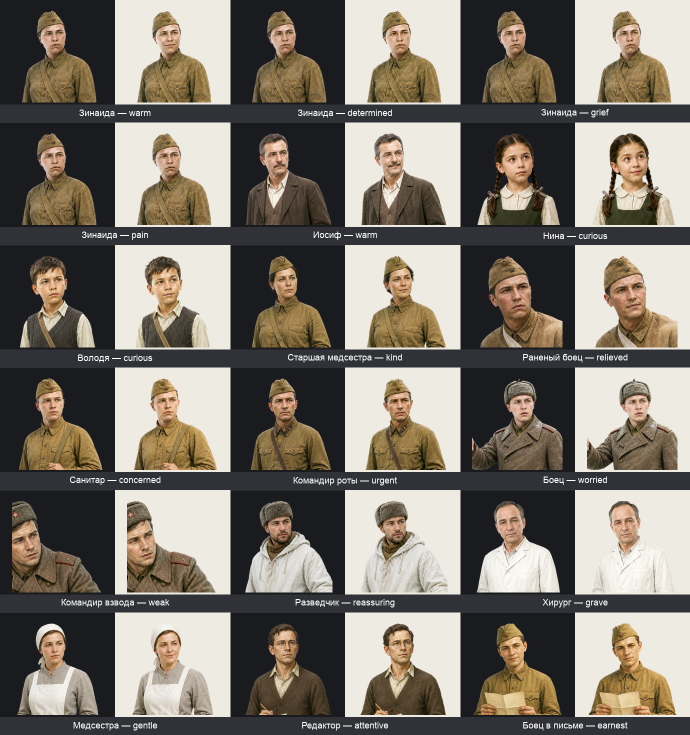
#> input picture Projects/novels-zmt/Art/Emotions/proofs/emotion-pairs-faces-dark-light.png, 1380 x 1470 px (shown at 1/2 size)
$ python -i repair_character_matte.py   (imports and definitions only)
#> lines starting #> are read from the running program, lines starting #| are printed output that depends on the picture
### Projects/novels-chernaya-melnitsa/Art/cleanup_character_edges.py
#!/usr/bin/env python3
"""Deterministic, edge-only magenta unmatting; never regenerates artwork.

Requires Pillow and numpy. First generate into an empty external --output;
inspect proofs, then use --apply to copy the hash-checked candidate to source.
Original PNG/meta bytes are retained in output/before. No Unity is invoked.
"""
import argparse
import hashlib
import json
import shutil
from pathlib import Path

import numpy as np
from PIL import Image, ImageDraw, ImageFilter


def digest(path):
    return hashlib.sha256(path.read_bytes()).hexdigest()


def dilate(mask, radius):
    return np.asarray(Image.fromarray(mask.astype('uint8') * 255).filter(
        ImageFilter.MaxFilter(radius * 2 + 1))) > 0


def propagate(rgb, known, count):
    """Nearest Chebyshev-ring average; no wraparound, no interior recolour."""
    rgb = rgb.astype(np.float32).copy()
    known = known.copy()
    for _ in range(count):
        weights = np.zeros(known.shape, np.float32)
        total = np.zeros(rgb.shape, np.float32)
        kp = np.pad(known, 1)
        rp = np.pad(rgb * known[..., None], ((1, 1), (1, 1), (0, 0)))
        h, w = known.shape
        for dy in range(3):
            for dx in range(3):
                if dx == dy == 1:
                    continue
                weights += kp[dy:dy+h, dx:dx+w]
                total += rp[dy:dy+h, dx:dx+w]
        fill = ~known & (weights > 0)
        rgb[fill] = total[fill] / weights[fill, None]
        known |= fill
    return rgb, known


# [166 lines left out: functions detached_debris, clean, composite, proofs, main, not called in this run]


# [2 lines that do not run on import are left out]

### Projects/novels-chernaya-melnitsa/Art/repair_character_matte.py
"""Second technical pass on v3 PNGs: remove warm extraction fringe, not design.

Only edge-band chroma and opacity are changed. The radius is NOT an erosion
of the figure. Reuses the explicit candidate/backup/hash-checked apply workflow.
"""
import hashlib
import numpy as np
from PIL import Image, ImageFilter

import cleanup_character_edges as common


def repair(src, relative_path=None):
    a = np.asarray(src).copy()
    visible = a[..., 3] > 0
    rgb = a[..., :3].astype(float)
    # The first pass accepted warm/red fringe as clean. Estimate foreground
    # chroma from pixels six pixels inside the existing silhouette instead.
    band = visible & common.dilate(~visible, 6)
    core = visible & ~band
    estimate, reached = common.propagate(rgb, core, 16)
    delta_r = (rgb[..., 0] - rgb[..., 1]) - (estimate[..., 0] - estimate[..., 1])
    delta_b = (rgb[..., 2] - rgb[..., 1]) - (estimate[..., 2] - estimate[..., 1])
    spill = band & reached & (delta_r > 5) & (delta_b > 5)
    # Keep green (the extraction field had none), replacing only excess chroma.
    out = a.copy()
    corrected = rgb.copy()
    corrected[..., 0] -= np.maximum(delta_r, 0)
    corrected[..., 2] -= np.maximum(delta_b, 0)
    out[..., :3][spill] = np.rint(corrected[spill]).clip(0, 255).astype('uint8')
    # A conservative partial coverage, not the previous nearly opaque matte.
    fraction = np.clip(np.minimum(delta_r, delta_b) / 80, 0, .7)
    out[..., 3][spill] = np.rint(a[..., 3][spill] * (1 - fraction[spill])).astype('uint8')
    # Thin ribbons detached from the main mass but connected at their ends:
    # identify only sub-4px remnants with strongly shifted edge chroma. Do not
    # delete ordinary thin fingers/hair based on geometry alone.
    opened = np.asarray(Image.fromarray(visible.astype('uint8') * 255).filter(
        ImageFilter.MinFilter(5)).filter(ImageFilter.MaxFilter(5))) > 0
    ribbon = visible & ~opened & common.dilate(spill, 2)
    # Preserve the head/hair region; the specific observed ribbon is clothing.
    ys = np.where(visible)[0]
    ribbon[:int(ys.min()) + 170] = False
    out[..., 3][ribbon] = 0
    # Removing the connecting ribbon can expose colour-neutral islands. Remove
    # only newly isolated nearby remnants, never arbitrary distant body detail.
    newly_detached = common.detached_debris(out[..., 3] > 0, near_radius=1)
    newly_detached &= common.dilate(ribbon, 12) & band
    newly_detached[:int(ys.min()) + 170] = False
    out[..., 3][newly_detached] = 0
    ribbon |= newly_detached
    # Two reviewed ends of the guarded sleeve's extraction ribbon remain
    # connected and colour-neutral. Trim only their narrow outer edge band;
    # never extrapolate this path-specific correction to other artwork.
    reviewed = np.zeros_like(visible)
    if relative_path == 'яков/view/whole/work/guarded.png':
        assert src.size == (768, 1280), 'Reviewed mask requires original canvas'
        assert hashlib.sha256(a.tobytes()).hexdigest() == (
            '005a208e7b340119d5991de97e72bcf6c61ef61fcb15b7b0c7be22e97256d3d8'
        ), 'Reviewed mask requires exact v3 guarded pixels'
        for y0, y1, x0, x1 in ((548, 579, 468, 462), (610, 645, 457, 451)):
            for y in range(y0, y1):
                cutoff = int(round(x0 + (x1 - x0) * (y - y0) / (y1 - y0 - 1)))
                reviewed[y, cutoff:480] = True
        reviewed &= band & (out[..., 3] > 0)
        out[..., 3][reviewed] = 0
    # Soft, inward-only antialias coverage on a one-pixel boundary. No expansion,
    # canvas shift, resampling or loss of interior detail.
    remaining = out[..., 3] > 0
    boundary = remaining & common.dilate(~remaining, 1)
    softened = np.asarray(Image.fromarray(out[..., 3]).filter(ImageFilter.GaussianBlur(.45)))
    out[..., 3][boundary] = np.minimum(out[..., 3][boundary], softened[boundary])
    # Remove all stale hidden RGB; extend clean foreground through an 8px ring.
    out[..., :3][~remaining] = 0
    bleed, _ = common.propagate(out[..., :3], remaining, 8)
    ring = ~remaining & common.dilate(remaining, 8)
    out[..., :3][ring] = np.rint(bleed[ring]).clip(0, 255).astype('uint8')
    assert np.array_equal(out[core], a[core]), 'Interior changed'
    assert np.all(out[..., 3] <= a[..., 3]), 'Alpha grew'
    assert not np.any(ribbon & core), 'Interior ribbon removed'
    return Image.fromarray(out), {
        'edgeChromaPixels': int(spill.sum()), 'ribbonPixelsRemoved': int(ribbon.sum()),
        'reviewedSleevePixelsRemoved': int(reviewed.sum()),
        'boundaryAlphaPixels': int(boundary.sum()), 'interiorUnchanged': True,
        'dimensions': list(src.size), 'alphaBoundsBefore': list(src.getbbox()),
        'alphaBoundsAfter': list(Image.fromarray(out).getbbox())}


# [3 lines not run here, left out]

>>> import cv2
>>> picture = cv2.imread('../../novels-zmt/Art/Emotions/proofs/emotion-pairs-faces-dark-light.png', cv2.IMREAD_GRAYSCALE)
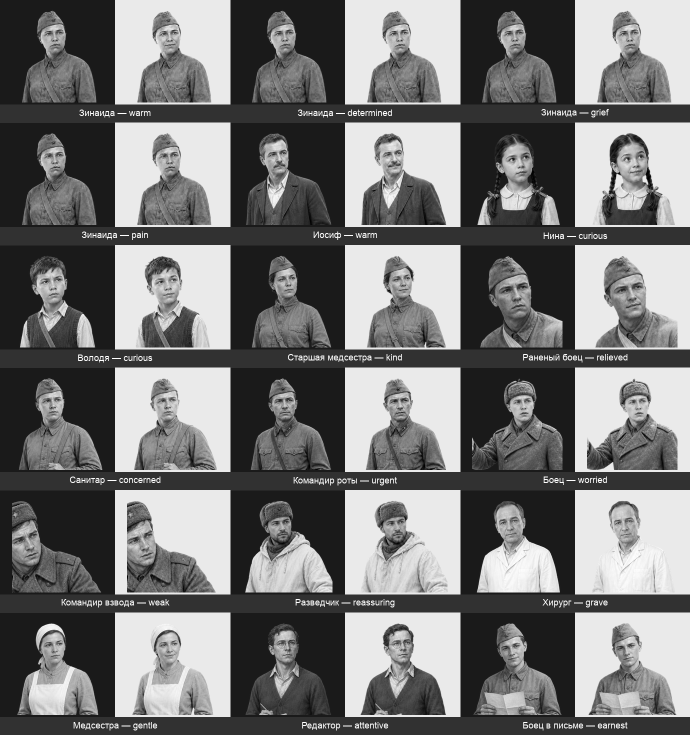
#> picture: shape (1470, 1380) (shown at 1/2 size); min 0, max 255, mean 119
>>> result = repair(picture)
#> in repair, `rgb = a[..., :3].astype(float)`: rgb = 1470 rows, first 8: [26, 26, 26], [26, 26, 26], [26, 26, 26], [26, 26, 26], [26, 26, 26], [26, 26, 26], [26, 26, 26], [26, 26, 26]
#> in repair, `band = visible & common.dilate(~visible, 6)`: band: shape (1470, 1470) bool; every value is 0
#> in repair, `core = visible & ~band`: core: shape (1470, 1470) bool; every value is 1
#> the loop in propagate, `for _ in range(count):` made 1 pass
#> pass 1, in propagate, `kp = np.pad(known, 1)`:
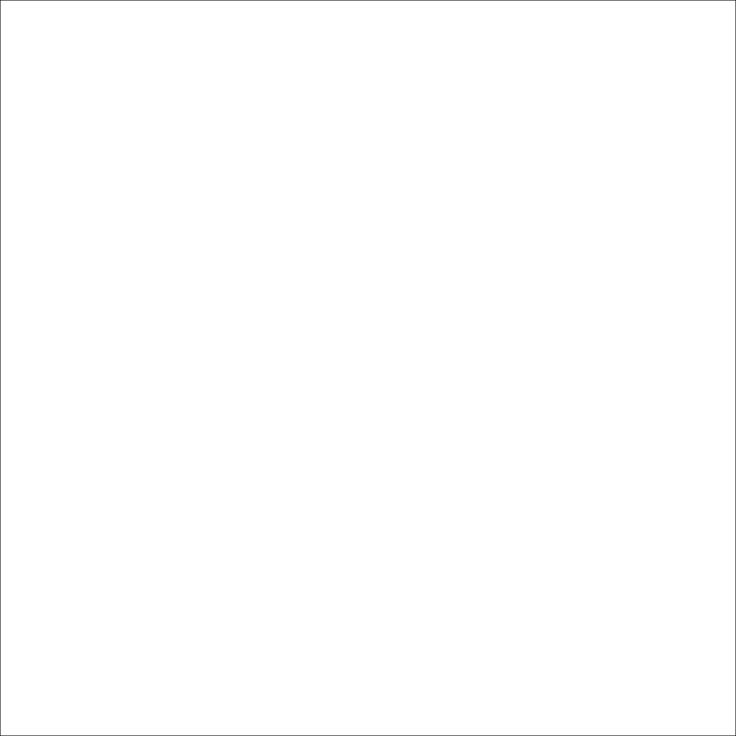
#> kp: shape (1472, 1472) bool (shown at 1/2 size); 99.7% white; black in thin lines or dots
#> pass 1, in propagate, `rp = np.pad(rgb * known[..., None], ((1, 1), (1, 1), (0, 0)))`:
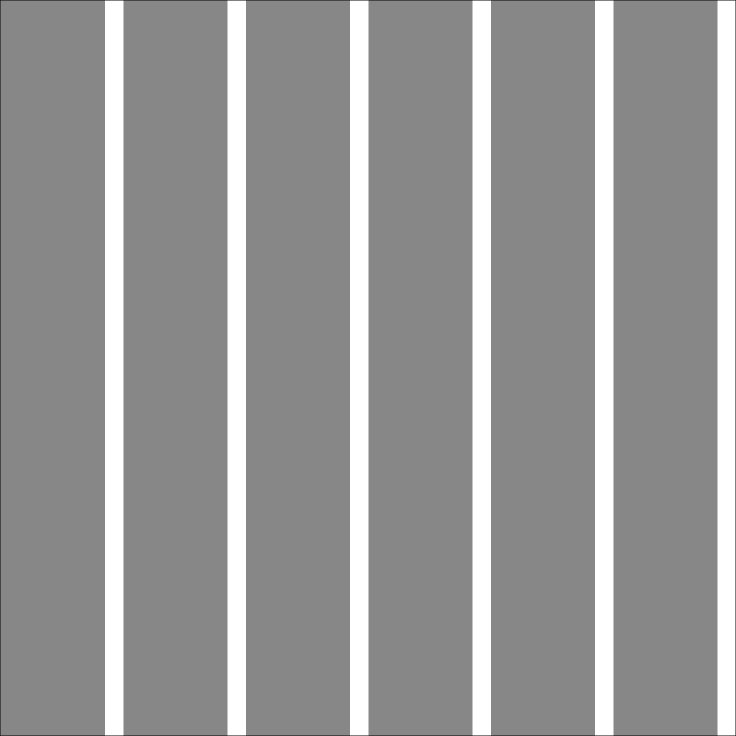
#> rp: shape (1472, 1472, 3) float32 (shown at 1/2 size); min 0, max 49, mean 29.4; drawn with min black and max white
#> after the loop in propagate, `for _ in range(count):`:
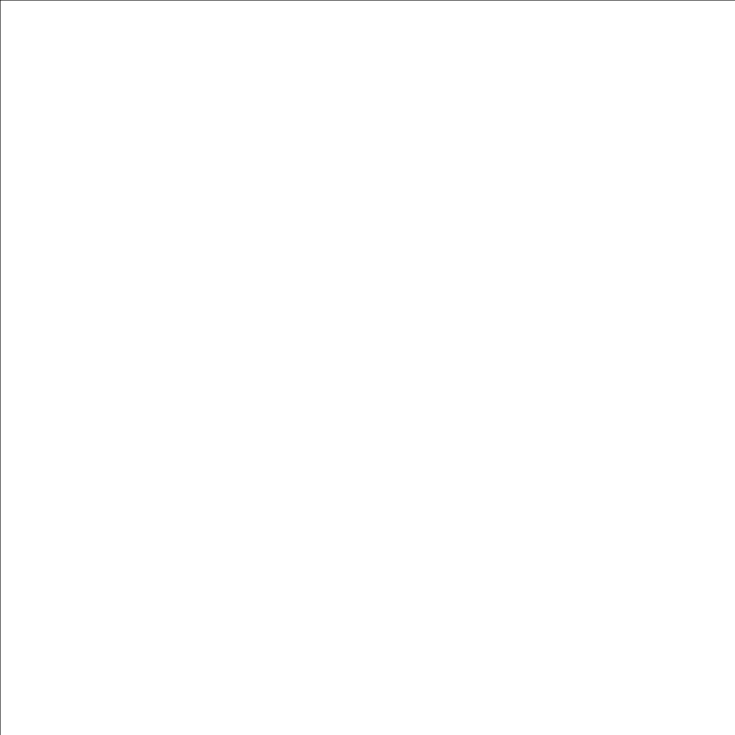
#> weights: shape (1470, 1470) float32 (shown at 1/2 size); values 0 (black) and 1 (white), 99.9% white; black in thin lines or dots
#> (the run stopped early here; a loop or call above may not have finished)
